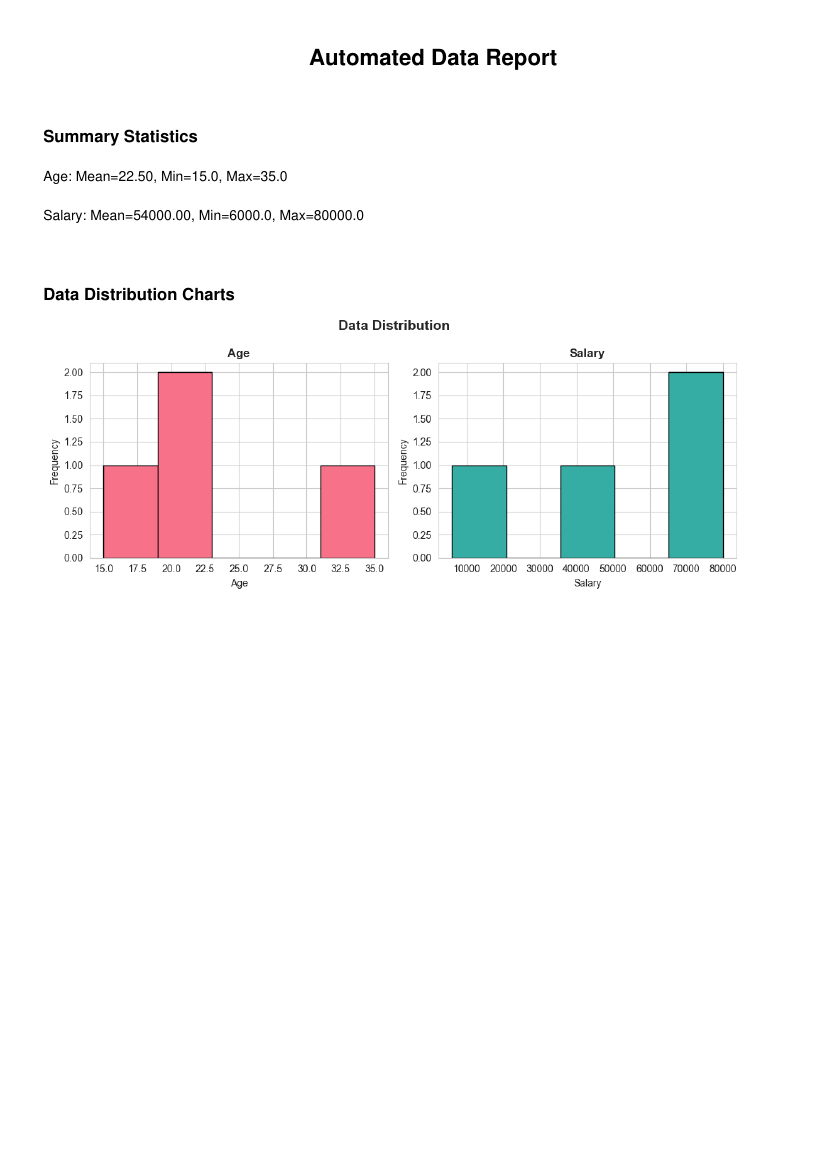

This figure's Python source:
import pandas as pd
import matplotlib.pyplot as plt
import seaborn as sns
from fpdf import FPDF
import numpy as np

# Step 1: Read Data from CSV
def read_data(file_path):
    df = pd.read_csv(file_path)
    return df

# Step 2: Analyze Data
def analyze_data(df):
    summary = df.describe()
    return summary

# Step 3: Generate Visualization
def generate_chart(df, columns, output_path, bin_count=5):
    sns.set_style("whitegrid")  # Apply seaborn theme
    fig, axes = plt.subplots(1, len(columns), figsize=(10, 4))
    fig.suptitle("Data Distribution", fontsize=14, fontweight='bold')

    if len(columns) == 1:
        axes = [axes]  # Ensure axes is iterable

    colors = sns.color_palette("husl", len(columns))  # Use different colors for histograms

    for i, column in enumerate(columns):
        df[column].hist(ax=axes[i], bins=bin_count, edgecolor='black', color=colors[i])
        axes[i].set_title(column, fontsize=12, fontweight='bold')
        axes[i].set_xlabel(column, fontsize=10)
        axes[i].set_ylabel("Frequency", fontsize=10)
        axes[i].set_ylim(bottom=0)  # Explicitly set Y-axis limits

    plt.tight_layout()
    plt.savefig(output_path)  # Save the figure
    plt.close()

# Step 4: Generate PDF Report
def generate_pdf(summary, chart_path, output_pdf):
    pdf = FPDF()
    pdf.set_auto_page_break(auto=True, margin=15)
    pdf.add_page()

    # Title
    pdf.set_font("Arial", "B", 16)
    pdf.cell(200, 10, "Automated Data Report", ln=True, align="C")
    pdf.ln(10)

    # Summary Statistics
    pdf.set_font("Arial", "B", 12)
    pdf.cell(200, 10, "Summary Statistics", ln=True)
    pdf.set_font("Arial", "", 10)

    for col in summary.columns:
        pdf.cell(0, 10, f"{col}: Mean={summary[col]['mean']:.2f}, Min={summary[col]['min']}, Max={summary[col]['max']}", ln=True)

    pdf.ln(10)

    # Add Chart
    pdf.set_font("Arial", "B", 12)
    pdf.cell(200, 10, "Data Distribution Charts", ln=True)
    pdf.image(chart_path, x=10, y=None, w=180)

    pdf.output(output_pdf)

# Main Execution
if __name__ == "__main__":
    file_path = "sample_data.csv"  # Replace with actual file
    chart_path = "chart.png"
    output_pdf = "report.pdf"

    df = read_data(file_path)
    summary = analyze_data(df)

    # ✅ Pass the correct columns from your dataset
    columns_to_plot = ["Age", "Salary"]  # Adjust based on your dataset
    generate_chart(df, columns_to_plot, chart_path)  

    generate_pdf(summary, chart_path, output_pdf)
    
    print(f"Report generated: {output_pdf}")
